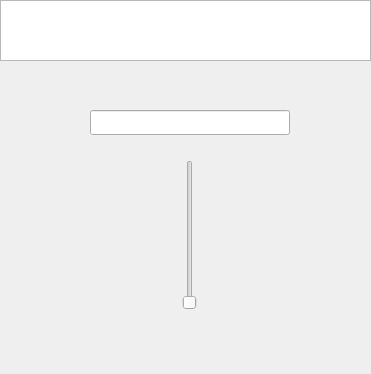
<?xml version="1.0" encoding="UTF-8"?>
<ui version="4.0">
 <class>Horametre</class>
 <widget class="QDialog" name="Horametre">
  <property name="geometry">
   <rect>
    <x>0</x>
    <y>0</y>
    <width>371</width>
    <height>374</height>
   </rect>
  </property>
  <property name="windowTitle">
   <string>Horametre</string>
  </property>
  <widget class="QSlider" name="curseurVertical">
   <property name="geometry">
    <rect>
     <x>90</x>
     <y>160</y>
     <width>200</width>
     <height>150</height>
    </rect>
   </property>
   <property name="maximumSize">
    <size>
     <width>200</width>
     <height>150</height>
    </size>
   </property>
   <property name="orientation">
    <enum>Qt::Vertical</enum>
   </property>
  </widget>
  <widget class="QLineEdit" name="affichage">
   <property name="geometry">
    <rect>
     <x>90</x>
     <y>110</y>
     <width>200</width>
     <height>25</height>
    </rect>
   </property>
   <property name="maximumSize">
    <size>
     <width>200</width>
     <height>25</height>
    </size>
   </property>
   <property name="cursor">
    <cursorShape>IBeamCursor</cursorShape>
   </property>
   <property name="focusPolicy">
    <enum>Qt::NoFocus</enum>
   </property>
   <property name="contextMenuPolicy">
    <enum>Qt::ActionsContextMenu</enum>
   </property>
   <property name="layoutDirection">
    <enum>Qt::RightToLeft</enum>
   </property>
  </widget>
  <widget class="QGraphicsView" name="graphicsView">
   <property name="geometry">
    <rect>
     <x>0</x>
     <y>0</y>
     <width>371</width>
     <height>61</height>
    </rect>
   </property>
  </widget>
 </widget>
 <resources/>
 <connections/>
</ui>
